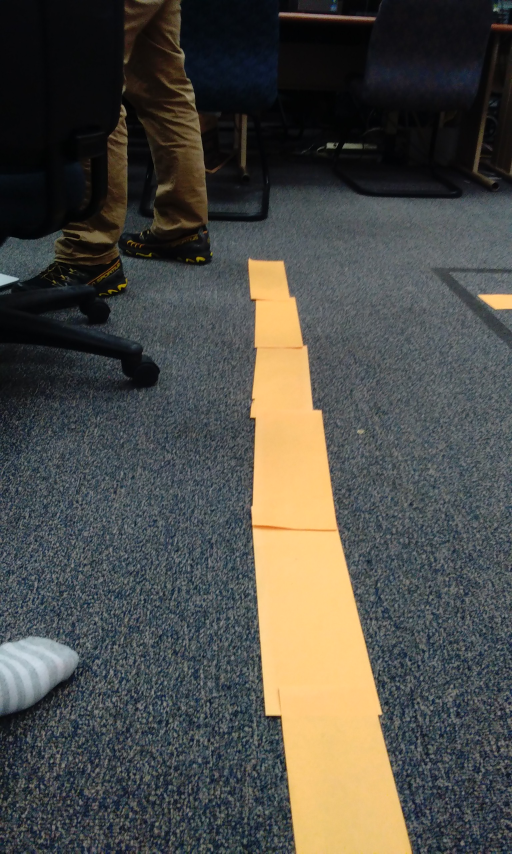
#> input picture IMG_20190309_205001.jpg, 1536 x 2560 px, given in place of the camera (shown at 1/3 size)
$ python a2_p1.py
#> lines starting #> are read from the running program, lines starting #| are printed output that depends on the picture; after the words box and inside, x2 and y2 are one past the last pixel; in counts of white or black regions, pixels touching at a corner belong together
import cv2
import numpy as np

cap = cv2.VideoCapture(0)
cv2.namedWindow("Video")
cv2.namedWindow('hsv', cv2.WINDOW_NORMAL)
cv2.namedWindow('tracking', cv2.WINDOW_NORMAL)


def get_hsv_val(event, x, y, flags, param):
    if event == cv2.EVENT_LBUTTONDOWN:
        stat2, img2 = cap.read()
        vals = img2[y][x]
        print(vals)
        # set track bar to -10 + 10 of click
        adjust = 25
        cv2.setTrackbarPos('H Min', 'hsv', vals[0]-adjust)
        cv2.setTrackbarPos('H Max', 'hsv', vals[0]+adjust)
        cv2.setTrackbarPos('S Min', 'hsv', vals[1]-adjust)
        cv2.setTrackbarPos('S Max', 'hsv', vals[1]+adjust)
        cv2.setTrackbarPos('V Min', 'hsv', vals[2]-adjust)
        cv2.setTrackbarPos('V Max', 'hsv', vals[2]+adjust)


cv2.setMouseCallback("hsv", get_hsv_val)

def nothing(x):
    pass

cv2.createTrackbar('H Min','hsv',0,255, nothing)
#> slider 'H Min' is set to 51
cv2.createTrackbar('H Max','hsv',0,255, nothing)
#> slider 'H Max' is set to 255
cv2.createTrackbar('S Min','hsv',0,255, nothing)
#> slider 'S Min' is set to 51
cv2.createTrackbar('S Max','hsv',0,255, nothing)
#> slider 'S Max' is set to 255
cv2.createTrackbar('V Min','hsv',0,255, nothing)
#> slider 'V Min' is set to 51
cv2.createTrackbar('V Max','hsv',0,255, nothing)
#> slider 'V Max' is set to 255

while True:
    status, img = cap.read()
#> img is the input picture: shape (2560, 1536, 3); mean B, G, R 70.8, 76.4, 77.4
    cv2.resizeWindow("Video", 600,400)
    cv2.imshow("Video", img)
    cv2.resizeWindow("hsv", 600,400)
    cv2.resizeWindow("tracking", 600,400)

    # get slider values
    h = cv2.getTrackbarPos('H Max','hsv')
    s = cv2.getTrackbarPos('S Max','hsv')
    v = cv2.getTrackbarPos('V Max','hsv')

    hsv_max = np.array([h, s, v])

    h = cv2.getTrackbarPos('H Min','hsv')
    s = cv2.getTrackbarPos('S Min','hsv')
    v = cv2.getTrackbarPos('V Min','hsv')

    hsv_min = np.array([h, s, v])

    # Convert to hsv
    hsv = cv2.cvtColor(img, cv2.COLOR_BGR2HSV)
#> hsv: shape (2560, 1536, 3); mean H, S, V 84.4, 66, 86.6
    cv2.imshow('hsv', hsv)

    # Color tracking
    track = cv2.inRange(hsv, hsv_min, hsv_max)
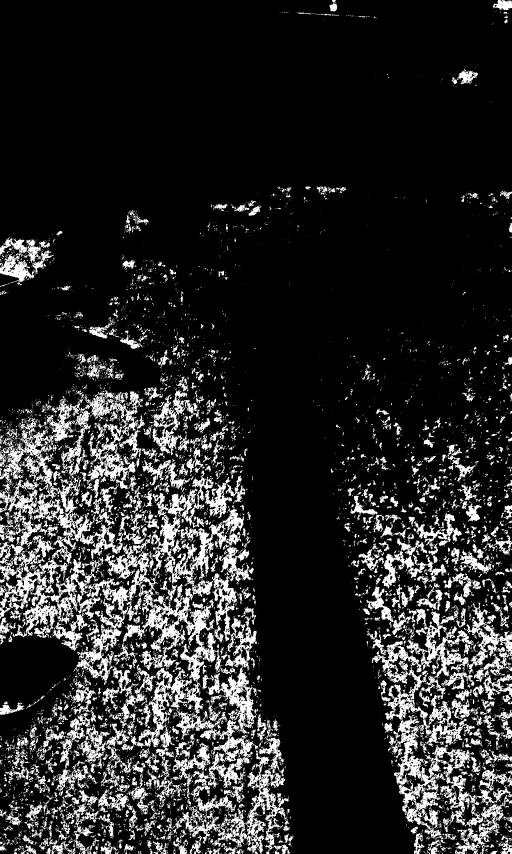
#> track: shape (2560, 1536) (shown at 1/3 size); 15.7% white; 7906 white regions (6662 under 20 px), largest, box (x1, y1, x2, y2) and area: (0, 1436, 772, 2366) 152836, (1100, 1885, 1536, 2515) 51509, (453, 1412, 733, 1790) 27665

    kernel = np.ones((2,2), np.uint8)

    img_erosion = cv2.erode(track, kernel, iterations=1)
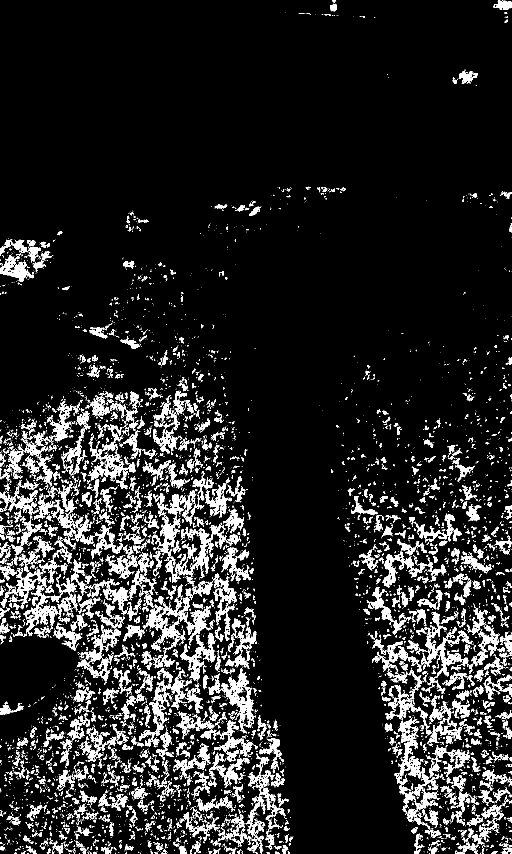
#> img_erosion: shape (2560, 1536) (shown at 1/3 size); 10.3% white; 6976 white regions (5341 under 20 px), largest, box (x1, y1, x2, y2) and area: (428, 1792, 633, 1955) 8995, (626, 2002, 762, 2200) 6327, (525, 1568, 680, 1754) 5905
    kernel = np.ones((6,6), np.uint8)
    img_dilation = cv2.dilate(img_erosion, kernel, iterations=1)
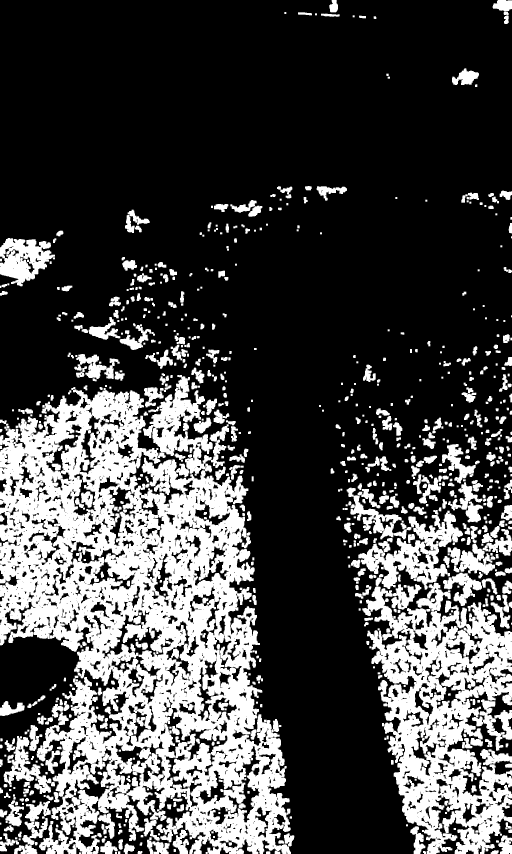
#> img_dilation: shape (2560, 1536) (shown at 1/3 size); 27.6% white; 847 white regions (4 under 20 px), largest, box (x1, y1, x2, y2) and area: (0, 1125, 873, 2560) 635676, (1087, 1760, 1536, 2560) 181580, (1075, 1532, 1389, 1769) 27417

    cv2.imshow('Erosion', img_erosion)
    cv2.imshow('tracking', img_dilation)

    # unedited tracking image
    # cv2.imshow('tracking', track)

    k = cv2.waitKey(1)
#> (key Esc is pressed here)
    if k == 27:
        break

cv2.destroyAllWindows()

$ run again, on IMG_20190309_205019.jpg
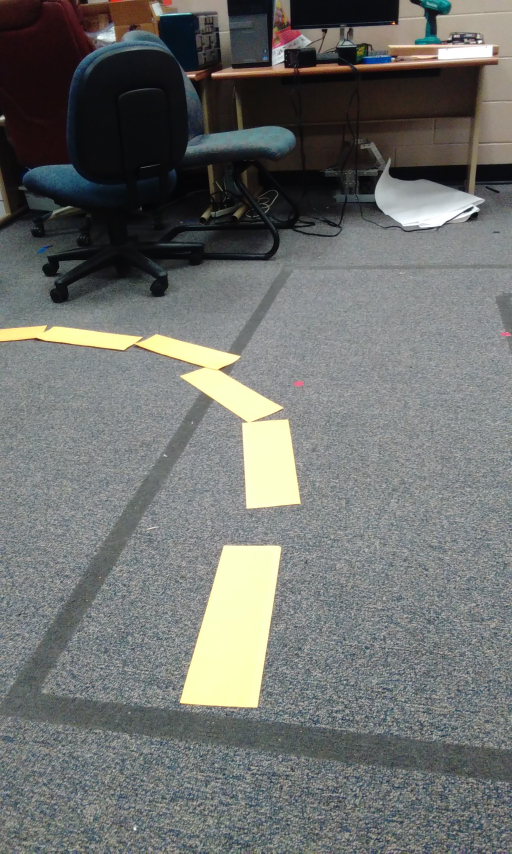
#> input picture IMG_20190309_205019.jpg, 1536 x 2560 px, given in place of the camera (shown at 1/3 size)
#> img is the input picture: shape (2560, 1536, 3); mean B, G, R 109.9, 112.4, 110.2
#> hsv: shape (2560, 1536, 3); mean H, S, V 83.4, 34.1, 116.2
#> `track = cv2.inRange(hsv, hsv_min, hsv_max)`:
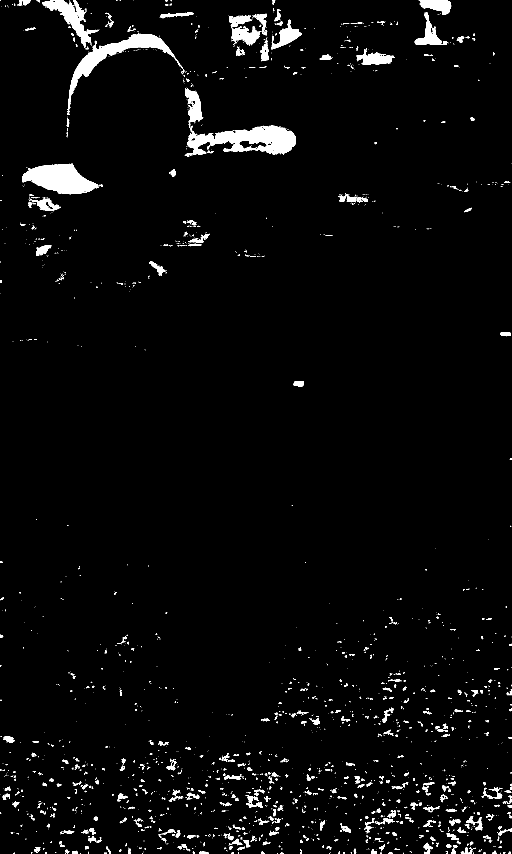
#> track: shape (2560, 1536) (shown at 1/3 size); 2.9% white; 2264 white regions (1763 under 20 px), largest, box (x1, y1, x2, y2) and area: (557, 376, 888, 469) 16054, (67, 490, 296, 583) 12925, (202, 101, 554, 345) 12036
#> img_erosion: shape (2560, 1536); 2.3% white; 1263 white regions (919 under 20 px), largest, box (x1, y1, x2, y2) and area: (564, 377, 888, 466) 14391, (68, 492, 296, 583) 12497, (204, 102, 541, 340) 10895
#> `img_dilation = cv2.dilate(img_erosion, kernel, iterations=1)`:
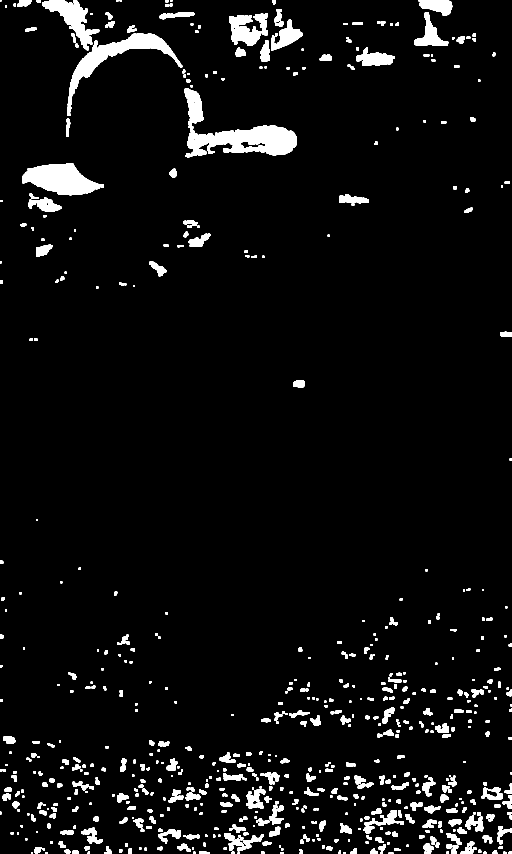
#> img_dilation: shape (2560, 1536) (shown at 1/3 size); 5% white; 671 white regions (1 under 20 px), largest, box (x1, y1, x2, y2) and area: (554, 265, 891, 473) 23841, (201, 99, 547, 348) 14996, (66, 490, 311, 586) 14447

$ run again, on people.jpg
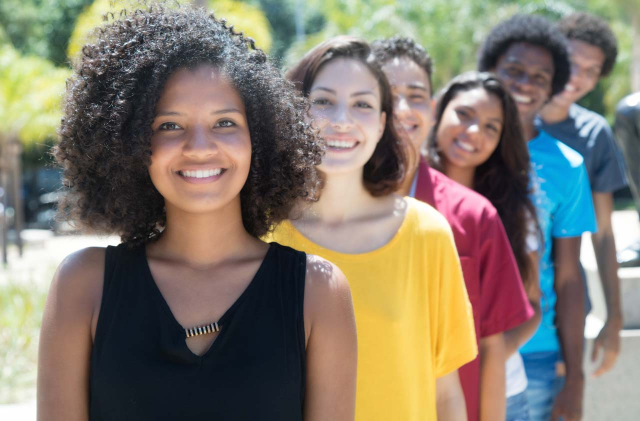
#> input picture people.jpg, 1280 x 842 px, given in place of the camera (shown at 1/2 size)
#> img is the input picture: shape (842, 1280, 3); mean B, G, R 108.7, 121.8, 130.4
#> hsv: shape (842, 1280, 3); mean H, S, V 64.6, 82.4, 143.3
#> `track = cv2.inRange(hsv, hsv_min, hsv_max)`:
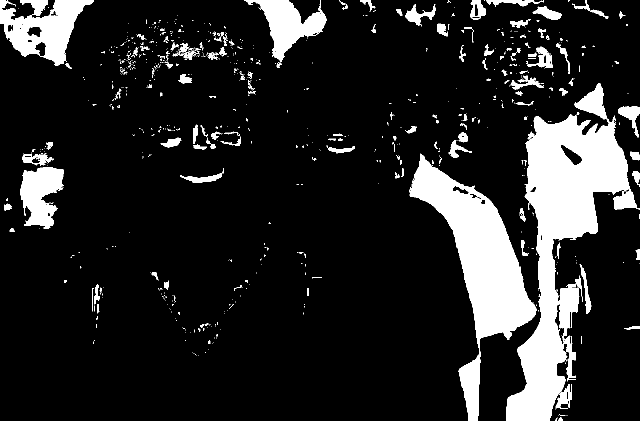
#> track: shape (842, 1280) (shown at 1/2 size); 14.4% white; 839 white regions (684 under 20 px), largest, box (x1, y1, x2, y2) and area: (1012, 166, 1280, 842) 64087, (819, 307, 1073, 842) 40548, (0, 0, 188, 132) 11724
#> img_erosion: shape (842, 1280); 13.2% white; 432 white regions (336 under 20 px), largest, box (x1, y1, x2, y2) and area: (1013, 230, 1274, 842) 59021, (820, 309, 1073, 842) 39532, (0, 0, 188, 132) 11130
#> `img_dilation = cv2.dilate(img_erosion, kernel, iterations=1)`:
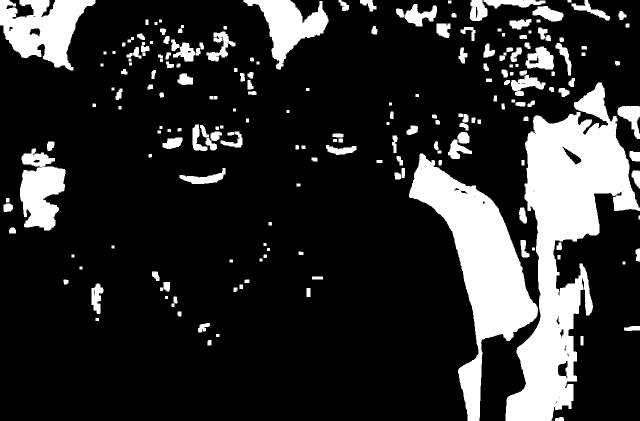
#> img_dilation: shape (842, 1280) (shown at 1/2 size); 18% white; 204 white regions, largest, box (x1, y1, x2, y2) and area: (1011, 165, 1280, 842) 73762, (818, 307, 1076, 842) 44314, (0, 0, 191, 141) 15238

$ run again, on frame2.png
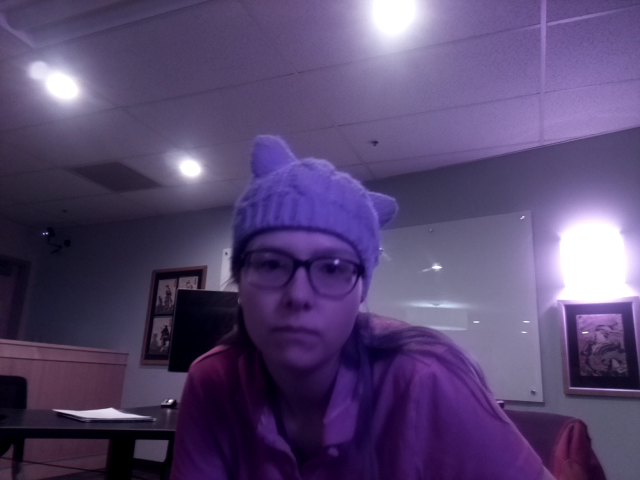
#> input picture frame2.png, 640 x 480 px, given in place of the camera
#> img is the input picture: shape (480, 640, 3); mean B, G, R 111.6, 70.3, 86.9
#> hsv: shape (480, 640, 3); mean H, S, V 128.9, 113.2, 111.9
#> `track = cv2.inRange(hsv, hsv_min, hsv_max)`:
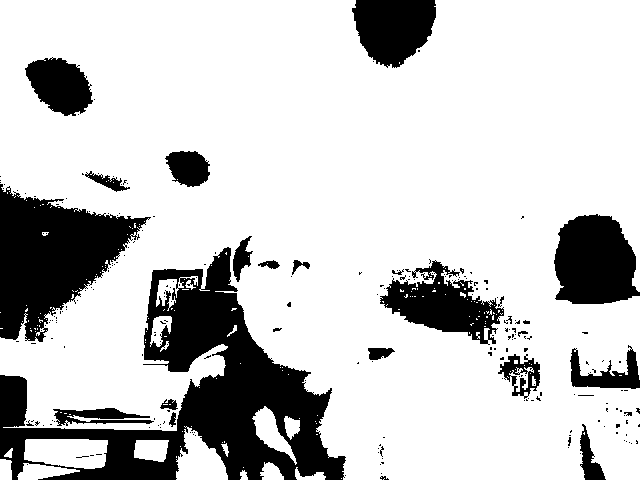
#> track: shape (480, 640); 78.8% white; 238 black regions (212 under 20 px), largest, box (x1, y1, x2, y2) and area: (0, 247, 346, 480) 27170, (0, 184, 151, 342) 12660, (554, 214, 640, 304) 6122
#> img_erosion: shape (480, 640); 76.8% white; 99 black regions (61 under 20 px), largest, box (x1, y1, x2, y2) and area: (0, 247, 347, 480) 29202, (0, 180, 152, 343) 13587, (554, 214, 640, 305) 6313
#> `img_dilation = cv2.dilate(img_erosion, kernel, iterations=1)`:
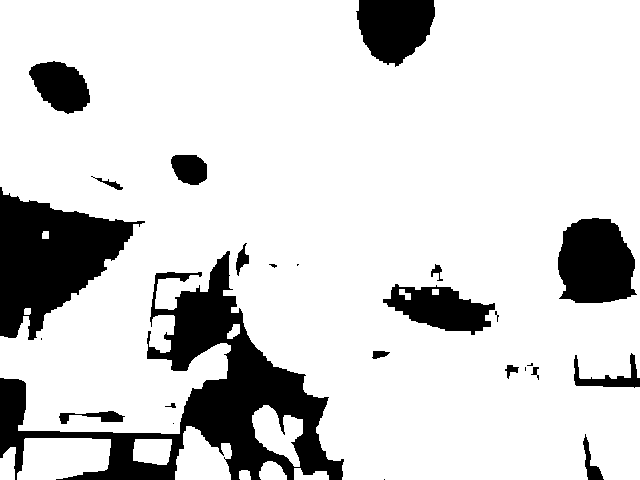
#> img_dilation: shape (480, 640); 83.4% white; 25 black regions (8 under 20 px), largest, box (x1, y1, x2, y2) and area: (0, 251, 344, 480) 21516, (0, 187, 145, 340) 11638, (558, 218, 637, 303) 5387
